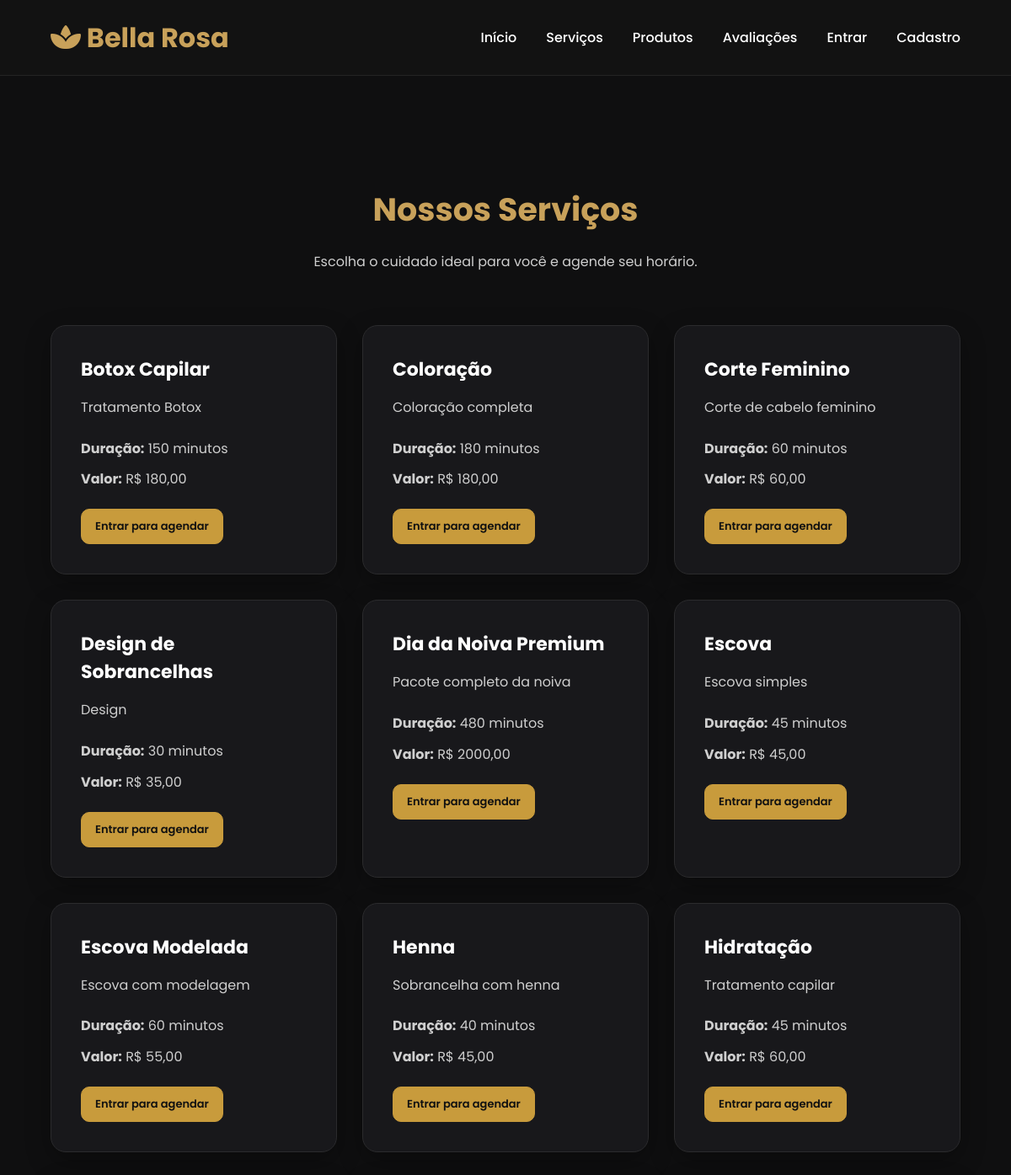
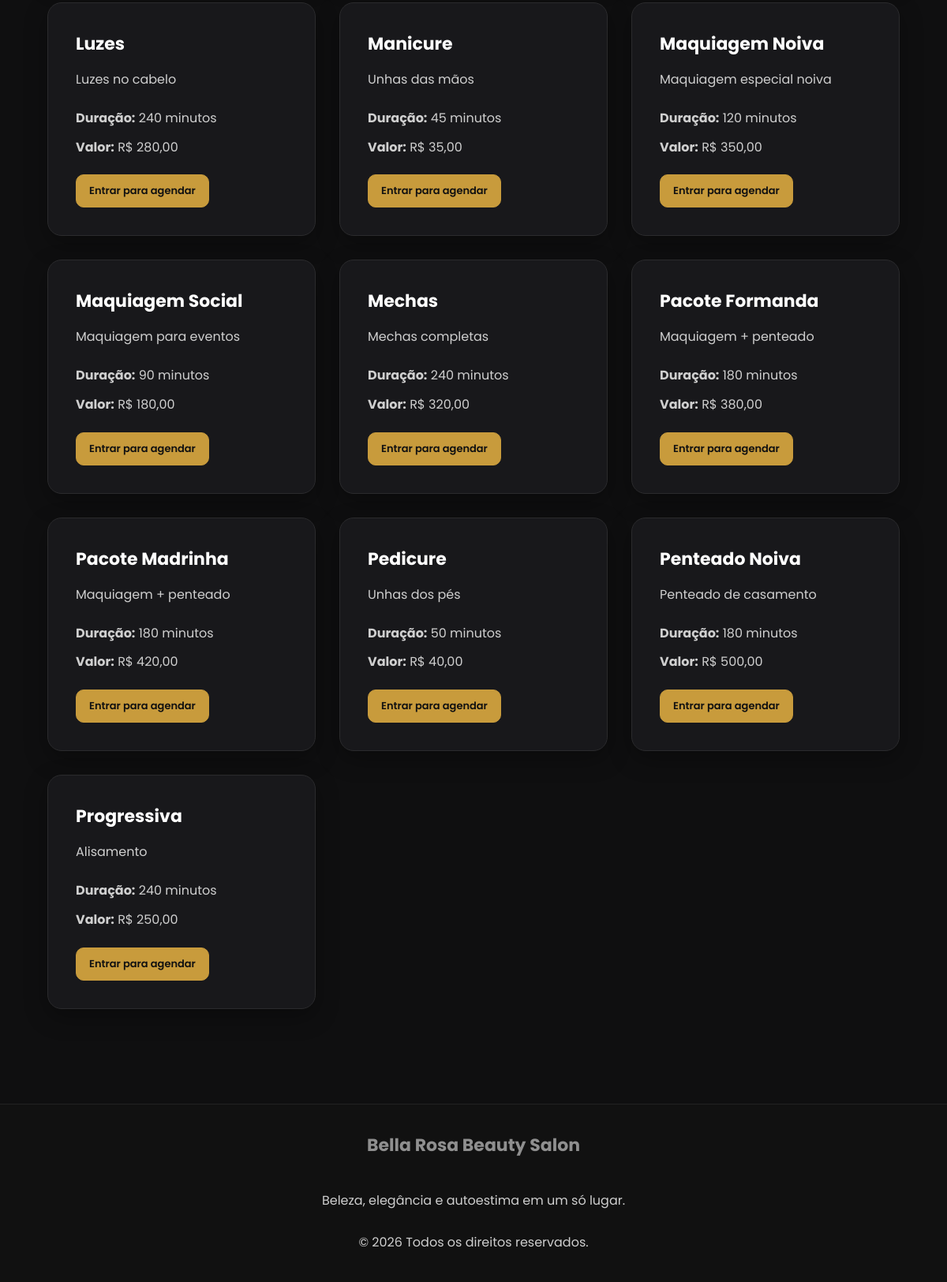
The page /servicos/ on the database its author committed (2 pictures, top to bottom).
### servicos/models.py (models this page shows, shortened)
class Servico(models.Model):
    nome = models.CharField("Nome", max_length=100)
    descricao = models.TextField("Descrição", blank=True)
    preco = models.DecimalField("Preço", max_digits=8, decimal_places=2)
    duracao = models.PositiveIntegerField("Duração (minutos)")
    ativo = models.BooleanField("Disponível", default=True)
    class Meta:
        verbose_name = "Serviço"
        verbose_name_plural = "Serviços"

### servicos/views.py (the view)
def lista_servicos(request):
    servicos = (
        Servico.objects
        .filter(ativo=True)
        .order_by("nome")
    )
    contexto = {
        "servicos": servicos
    }
    return render(
        request,
        "servicos/lista_servicos.html",
        contexto
    )

### servicos/templates/servicos/lista_servicos.html (shortened to what this page needs)
{% extends 'base.html' %}
{% block content %}
<section class="section">
    <div class="section-title">
        <h2>Nossos Serviços</h2>
        <p>
            Escolha o cuidado ideal para você e agende seu horário.
        </p>
    </div>
    <div class="grid">
        {% for servico in servicos %}
            <article class="card">
                <h3>
                    {{ servico.nome }}
                </h3>
                {% if servico.descricao %}
                    <p>
                        {{ servico.descricao }}
                    </p>
                {% else %}
                    <p>
                        Serviço disponível no Bella Rosa Beauty Salon.
                    </p>
                {% endif %}
                <div class="servico-info">
                    <p>
                        <strong>Duração:</strong>
                        {{ servico.duracao }} minutos
                    </p>
                    <p>
                        <strong>Valor:</strong>
                        R$ {{ servico.preco }}
                    </p>
                </div>
                <div class="servico-acoes">
                    {% if user.is_authenticated %}
                        <a href="{% url 'agendamento' %}?servico={{ servico.id }}">
                            <button class="btn-primary">
                                Agendar
                            </button>
                        </a>
                    {% else %}
                        <a href="{% url 'login' %}">
                            <button class="btn-primary">
                                Entrar para agendar
                            </button>
                        </a>
                    {% endif %}
                </div>
            </article>
        {% endfor %}
    </div>
</section>
{% endblock %}

### static/css/style.css (style rules this page uses)
* { margin:0; padding:0; box-sizing:border-box; font-family:'Poppins',sans-serif; }
:root { --preto:#0f0f10; --preto-card:#18181b; --preto-card2:#202024; --dourado:#C8A15A; --dourado-hover:#b58d44; --branco:#ffffff; --cinza:#cfcfcf; --cinza2:#9b9b9b; --borda:#2b2b2d; --erro:#d9534f; --sucesso:#4CAF50; --radius:18px; }
body { background:var(--preto); color:var(--branco); min-height:100vh; }
a { color:inherit; text-decoration:none; }
.card { width:100%; background:var(--preto-card); border:1px solid var(--borda); border-radius:var(--radius); padding:35px; box-shadow:0 10px 30px rgba(0,0,0,.30); }
h2 { font-size:30px; margin-bottom:20px; color:var(--dourado); }
h3 { font-size:22px; margin-bottom:15px; }
p { color:var(--cinza); line-height:1.8; }
button { background:var(--dourado); color:white; border:none; border-radius:12px; padding:15px; cursor:pointer; font-size:16px; font-weight:600; transition:.3s; }
.btn-primary { background:var(--dourado); }
.section { margin-top:90px; }
.section-title { text-align:center; margin-bottom:60px; }
.section-title h2 { font-size:38px; }
.section-title p { max-width:700px; margin:auto; }
.grid { display:grid; grid-template-columns:repeat(auto-fit,minmax(280px,1fr)); gap:30px; }
.btn-primary, .btn-outline { display: inline-flex; align-items: center; justify-content: center; gap: 8px; min-height: 42px; padding: 10px 16px; border-radius: 10px; font-size: 13px; font-weight: 600; text-decoration: none; cursor: pointer; transition: 0.2s ease; font-family: inherit; }
.btn-primary { background: #c89b3c; color: #111111; border: 1px solid #c89b3c; }

### servicos/templates/servicos/lista_servicos.html (style rules this page uses)
.servico-info { margin-top: 20px; margin-bottom: 20px; }
.servico-info p { margin-bottom: 8px; }
.servico-acoes { margin-top: 20px; }
.servico-acoes a { text-decoration: none; }

### rows shown on the page
Servico: nome "Botox Capilar", descricao "Tratamento Botox", duracao "150", preco "180,00"
Servico: nome "Coloração", descricao "Coloração completa", duracao "180", preco "180,00"
Servico: nome "Corte Feminino", descricao "Corte de cabelo feminino", duracao "60", preco "60,00"
Servico: nome "Design de Sobrancelhas", descricao "Design", duracao "30", preco "35,00"
Servico: nome "Dia da Noiva Premium", descricao "Pacote completo da noiva", duracao "480", preco "2000,00"
Servico: nome "Escova", descricao "Escova simples", duracao "45", preco "45,00"
Servico: nome "Escova Modelada", descricao "Escova com modelagem", duracao "60", preco "55,00"
Servico: nome "Henna", descricao "Sobrancelha com henna", duracao "40", preco "45,00"
Servico: nome "Hidratação", descricao "Tratamento capilar", duracao "45", preco "60,00"
Servico: nome "Luzes", descricao "Luzes no cabelo", duracao "240", preco "280,00"
Servico: nome "Manicure", descricao "Unhas das mãos", duracao "45", preco "35,00"
Servico: nome "Maquiagem Noiva", descricao "Maquiagem especial noiva", duracao "120", preco "350,00"
Servico: nome "Maquiagem Social", descricao "Maquiagem para eventos", duracao "90", preco "180,00"
Servico: nome "Mechas", descricao "Mechas completas", duracao "240", preco "320,00"
Servico: nome "Pacote Formanda", descricao "Maquiagem + penteado", duracao "180", preco "380,00"
Servico: nome "Pacote Madrinha", descricao "Maquiagem + penteado", duracao "180", preco "420,00"
Servico: nome "Pedicure", descricao "Unhas dos pés", duracao "50", preco "40,00"
Servico: nome "Penteado Noiva", descricao "Penteado de casamento", duracao "180", preco "500,00"
Servico: nome "Progressiva", descricao "Alisamento", duracao "240", preco "250,00"
